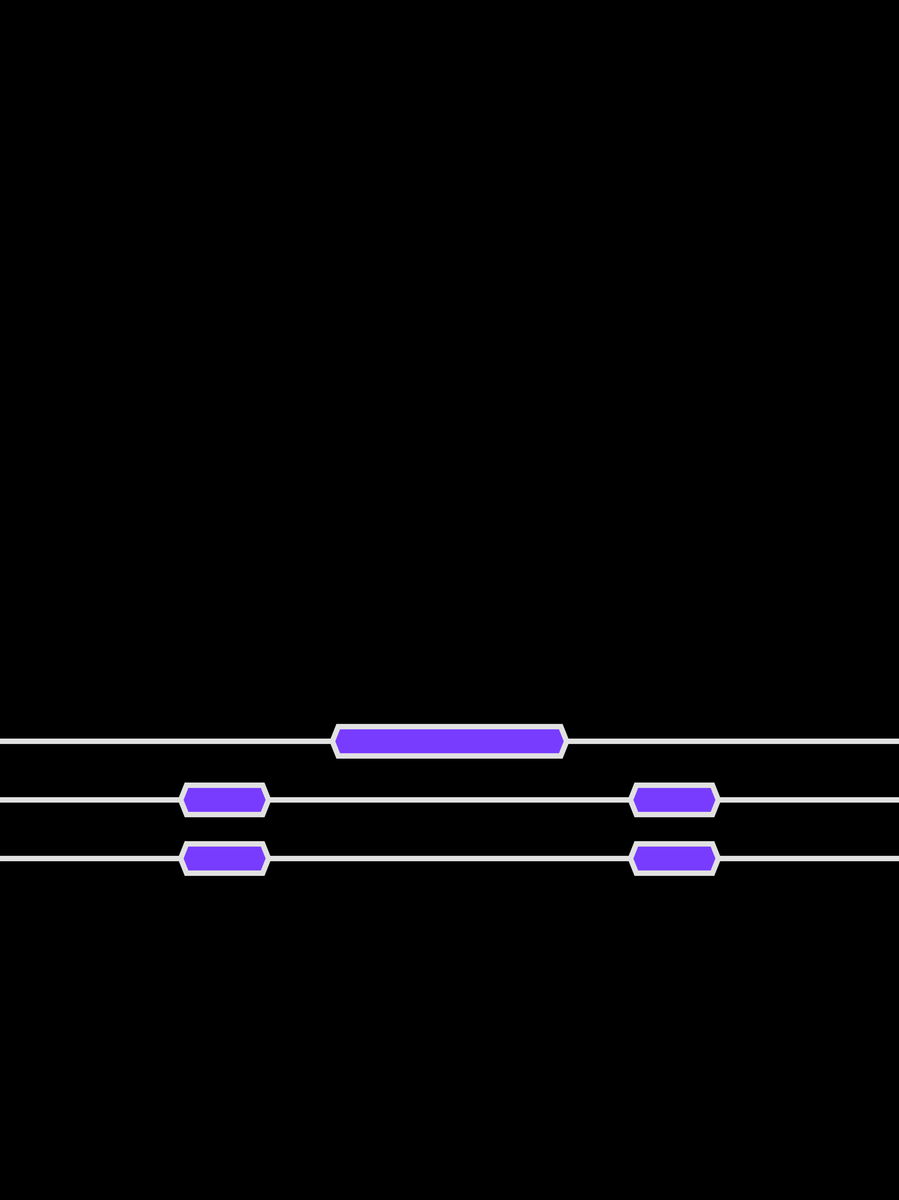
Frame 1 (no input)
Frame 2 (the mouse pressed at the canvas centre, redrawn once): identical to frame 1, image omitted

The Processing sketch that drew this single still picture (run headless with seeded random() and noise(); the mouse was pressed at the canvas centre and the sketch redrawn once):

// Processing sketch: slumdog_millionaire
// ── slumdog_millionaire.pde
// Manuale di Programmazione Cinematografica
// Daniele Olmisani, 2015

// Slumdog millionaire (2008)


final color PAPER = color(0, 0, 0);
final color INK1 = color(120, 60, 255);
final color INK2 = color(225, 225, 225);


void  setup() {
  size(1535, 2047);
  noLoop();
}


void draw() {
  
  final float S = min(width, height);
  
  translate(width/2.0, 2*height/3.0);
  
  background(PAPER);
  
  stroke(INK2);
  strokeWeight(0.006*S);
  
  fill(INK1);
  
  line(-width/2.0, -100, width/2.0, -100);
  line(-width/2.0,    0, width/2.0,    0);
  line(-width/2.0,  100, width/2.0,  100);
  
  drawCell(         0, -100, 400, 50);
  drawCell(-width/4.0,    0, 150, 50);
  drawCell( width/4.0,    0, 150, 50);
  drawCell(-width/4.0,  100, 150, 50);
  drawCell( width/4.0,  100, 150, 50);
  
  save("slumdog-millionaire.png");
}


void drawCell(float x, float y, float w, float h) {
  
  pushMatrix();
  
  translate(x, y);
  
  float w2 = w/2.0;
  float h2 = h/2.0;
  
  beginShape();
  vertex(-w2,      0);
  vertex(-w2+10, -h2);
  vertex( w2-10, -h2);
  vertex( w2,      0);
  vertex( w2-10,  h2);
  vertex(-w2+10,  h2);
  vertex(-w2,      0);
  endShape();
  
  popMatrix();
}
